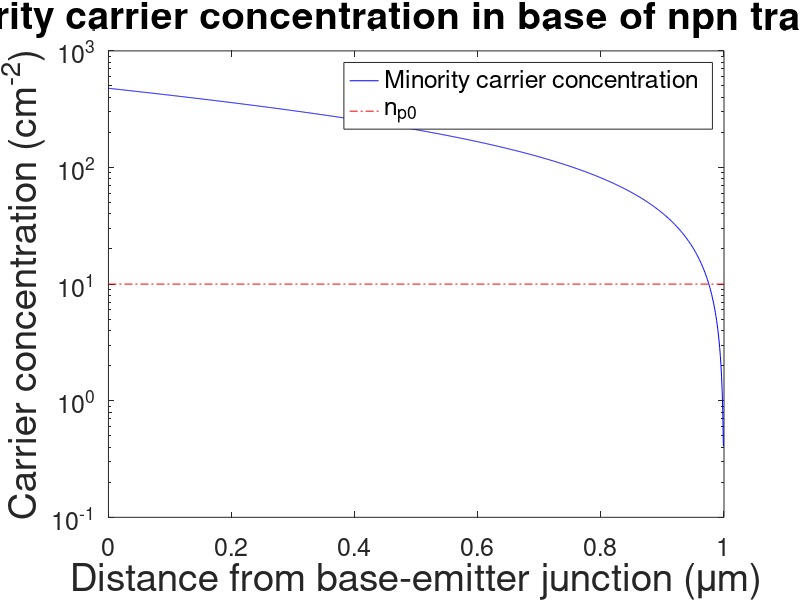

This chart was generated by the following MATLAB code:
%% Static parameters
N_A   = 1e19;                 % Acceptor donor concentration (cm^-2)
mu_n  = 1417;                 % Electron mobility (cm^2 / V sec)
tau_n = 25e-9;                % Carrier lifetime (s)
n_i   = 1e10;                % Intrinsic carrier concentration (cm^-2)

n_p0 = 1e1;                   % Base minority carrier concentration, under T.E.
q    = 1.602e-19;             % Electron charge (magnitude)
k_B  = 1.381e-23;             % Boltzmann's constant (J / K )
T    = 300;                   % Temperature (K)

D_n  = mu_n * k_B * T / q;    % Diffusivity (cm^2 / sec)
L_n  = sqrt(D_n*tau_n);       % Minority carrier diffusion length (cm)

base_coeff     = n_i^2/N_A;   % Constant multiplier
exponent_coeff = q/(k_B * T); % Constant exponent

%% Test parameters
W_B  = 1e-3;                  % Width of base (cm)
V_BE = -0.1;                  % Voltage across base-emitter junction (V)
V_BC = -7;                    % Voltage across base-collector junction (V)

%% Simulation
x = linspace(0, W_B, 1e3);
delta_n_2 = base_coeff*(exp(exponent_coeff * (-V_BE))-1);
delta_n_3 = base_coeff*(exp(exponent_coeff * (V_BC))-1);

denom   = sinh(W_B/L_n);
n_p = zeros(1, size(x,2));    % Minority carrier concentration (including n_p0)
n_p = n_p0 + delta_n_2 * (sinh((W_B - x)/L_n)/denom) + delta_n_3 * (sinh(x/L_n)/denom);


%% Plot results
figure(1);
semilogy(x*1e3, n_p, 'b-');
set(gca, 'FontSize', 18);
line([min(x)*1e3 max(x)*1e3], [n_p0 n_p0], 'LineStyle', '-.', 'Color', 'r');
title('Minority carrier concentration in base of npn transistor', ...
    'FontSize', 28);
xlabel('Distance from base-emitter junction (\mum)', 'FontSize', 28);
ylabel('Carrier concentration (cm^{-2})', 'FontSize', 28);
leg = legend('Minority carrier concentration', 'n_{p0}');
set(leg, 'FontSize', 18);

ylim_curr = get(gca,'ylim');
% set(gca, 'ylim', [1 ylim_curr(2)]);
xlim([min(x), max(x)]*1e3);
ylim([min(1, ylim_curr(1)), ylim_curr(2)]);
% plot(delta_n)